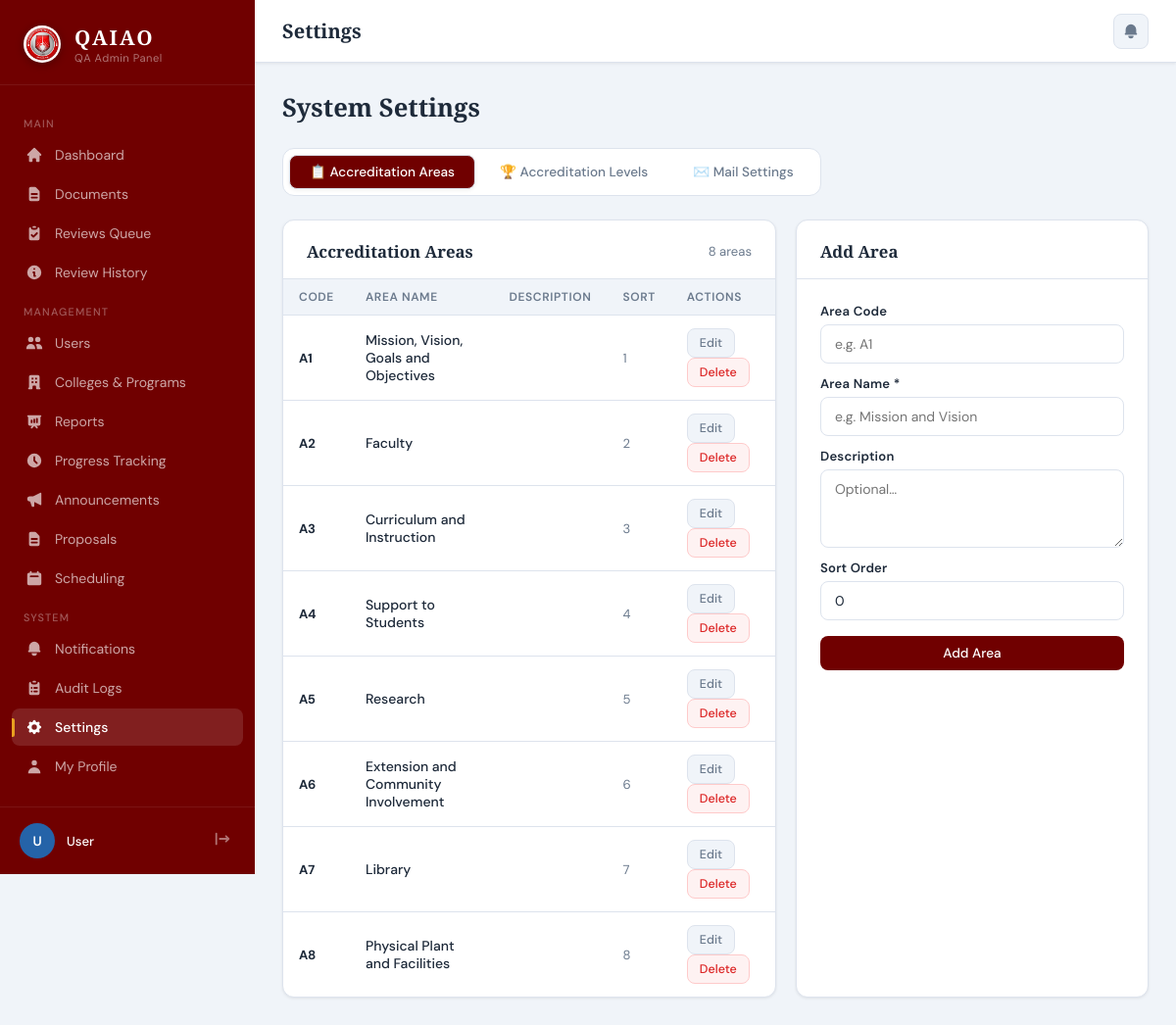
The page /admin/settings.php on the database its author committed.
### tables this page shows
CREATE TABLE IF NOT EXISTS areas (
    id          INT UNSIGNED AUTO_INCREMENT PRIMARY KEY,
    parent_id   INT UNSIGNED DEFAULT NULL,
    area_code   VARCHAR(30),
    area_name   VARCHAR(150) NOT NULL,
    description TEXT,
    sort_order  SMALLINT UNSIGNED DEFAULT 0,
    created_at  TIMESTAMP DEFAULT CURRENT_TIMESTAMP,
    FOREIGN KEY (parent_id) REFERENCES areas(id) ON DELETE SET NULL
);

### admin/settings.php (the view, shortened to what this page needs)
<?php
include '../database/db_connect.php';
$active_tab = in_array($_GET['tab']??'', ['areas','levels','mail']) ? $_GET['tab'] : 'areas';
$areas  = $conn->query("SELECT * FROM areas WHERE parent_id IS NULL ORDER BY sort_order,area_name");
?>
<!DOCTYPE html><html lang="en"><head><title>Settings — QA System</title><?php include 'head.php'; ?>
</head>
<body><?php include 'sidebar.php'; ?>
<div class="main-content">
  <div class="topbar">
            <div class="topbar-title">Settings</div>
    <div class="topbar-right">
      <a href="notifications.php" class="notif-btn">
        <svg viewBox="0 0 20 20" fill="currentColor"><path d="M10 2a6 6 0 00-6 6v3.586l-.707.707A1 1 0 004 14h12a1 1 0 00.707-1.707L16 11.586V8a6 6 0 00-6-6zM10 18a3 3 0 01-3-3h6a3 3 0 01-3 3z"/></svg>
      </a>
    </div>
  </div>
  <div class="page-body">
    <div class="page-header"><h1 class="page-heading">System Settings</h1></div>
    <div style="display:flex;gap:4px;background:white;padding:6px;border-radius:12px;border:1px solid var(--border);margin-bottom:24px;width:fit-content;">
      <a href="?tab=areas"  class="tab-pill <?=$active_tab==='areas'?'active':''?>">📋 Accreditation Areas</a>
      <a href="?tab=levels" class="tab-pill <?=$active_tab==='levels'?'active':''?>">🏆 Accreditation Levels</a>
      <a href="?tab=mail"   class="tab-pill <?=$active_tab==='mail'?'active':''?>">✉️ Mail Settings</a>
    </div>
    <?php if($active_tab==='areas'): ?>
    <div style="display:grid;grid-template-columns:1fr 360px;gap:20px;">
      <div class="card">
        <div class="card-header">
          <span class="card-title">Accreditation Areas</span>
          <span class="text-sm text-muted"><?=$areas->num_rows?> areas</span>
        </div>
        <div class="table-wrapper">
          <table>
            <thead><tr><th>Code</th><th>Area Name</th><th>Description</th><th>Sort</th><th>Actions</th></tr></thead>
            <tbody>
            <?php if($areas->num_rows===0):?>
            <tr><td colspan="5"><div class="empty-state"><p>No areas yet.</p></div></td></tr>
            <?php else: while($a=$areas->fetch_assoc()):?>
            <tr>
              <td class="text-sm"><strong><?=htmlspecialchars($a['area_code']?:'—')?></strong></td>
              <td style="font-weight:500;"><?=htmlspecialchars($a['area_name'])?></td>
              <td class="text-sm text-muted"><?=htmlspecialchars(mb_substr($a['description']??'',0,60))?></td>
              <td class="text-sm text-muted"><?=(int)$a['sort_order']?></td>
              <td>
                <button class="btn btn-ghost btn-sm" onclick='openEditArea(<?=json_encode($a)?>')'>Edit</button>
                <form method="POST" style="display:inline;" class="swal-confirm-form" data-title="Confirm Delete" data-text="Delete this area?" data-icon="warning" data-confirm="Yes, Delete">
                  <button type="submit" class="btn btn-danger btn-sm">Delete</button>
                </form>
              </td>
            </tr>
            <?php endwhile; endif;?>
            </tbody>
          </table>
        </div>
      </div>
      <div class="card">
        <div class="card-header"><span class="card-title">Add Area</span></div>
        <div class="card-body">
          <form method="POST">
            <div class="field" style="margin-bottom:12px;"><label>Area Code</label><input type="text" name="area_code" placeholder="e.g. A1" maxlength="30"></div>
            <div class="field" style="margin-bottom:12px;"><label>Area Name *</label><input type="text" name="area_name" required placeholder="e.g. Mission and Vision"></div>
            <div class="field" style="margin-bottom:12px;"><label>Description</label><textarea name="description" rows="2" placeholder="Optional…"></textarea></div>
            <div class="field" style="margin-bottom:16px;"><label>Sort Order</label><input type="number" name="sort_order" value="0" min="0"></div>
            <button type="submit" class="btn btn-primary" style="width:100%;justify-content:center;">Add Area</button>
          </form>
        </div>
      </div>
    </div>
    <?php endif;?>
  </div>
</div>
</body></html>

### admin/settings.php (style rules this page uses)
.tab-pill { padding:8px 20px;border-radius:8px;font-size:.85rem;color:var(--muted);cursor:pointer;text-decoration:none;display:inline-block; }
.tab-pill.active { background:var(--primary);color:white; }

### rows shown on the page
areas: area_code "A1", area_name "Mission, Vision, Goals and Objectives", sort_order "1"
areas: area_code "A2", area_name "Faculty", sort_order "2"
areas: area_code "A3", area_name "Curriculum and Instruction", sort_order "3"
areas: area_code "A4", area_name "Support to Students", sort_order "4"
areas: area_code "A5", area_name "Research", sort_order "5"
areas: area_code "A6", area_name "Extension and Community Involvement", sort_order "6"
areas: area_code "A7", area_name "Library", sort_order "7"
areas: area_code "A8", area_name "Physical Plant and Facilities", sort_order "8"

### other values the page prints
$label "Dashboard Documents Review History Colleges & Programs Reports Progress Tracking Announcements Proposals Scheduling Audit Logs Settings My Profile"
$label "Reviews Queue Users Notifications"
$sid_initials "U"
$sid_name "User"
$areas->num_rows "8"
